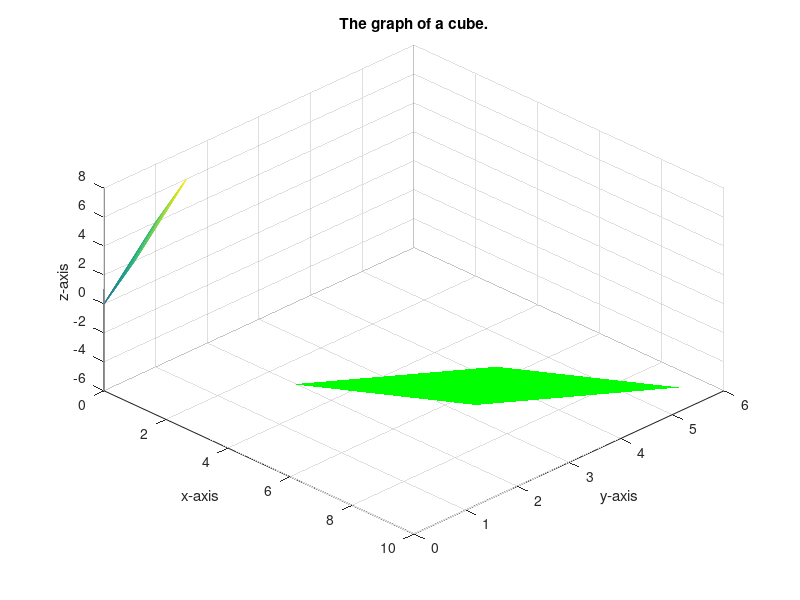

Here is the MATLAB script that generated this plot:
clear all;

% Parameters
light = [2,1,-3];
z_img = -5;
A = 4;

% Draw Cube
cube_x=linspace(0,1,40);
cube_y=linspace(0,1,40);
[cube_x,cube_y]=meshgrid(cube_x,cube_y);
cube_z = A*cube_x+ A*cube_y;
mesh(cube_x,cube_y,cube_z)
hold on
axis on
grid on
view([45,45])
xlabel('x-axis')
ylabel('y-axis')
zlabel('z-axis')
title('The graph of a cube.');

% Add Light
cube_x_max = max(max(cube_x));
cube_x_min = min(min(cube_x));
cube_y_max = max(max(cube_y));
cube_y_min = min(min(cube_y));
start_z1 = A * (cube_x_min + cube_y_min);
start_z2 = A * (cube_x_min + cube_y_max);
start_z3 = A * (cube_x_max + cube_y_min);
start_z4 = A * (cube_x_max + cube_y_max);
temp1 = (z_img - start_z1) / light(3);
temp2 = (z_img - start_z2) / light(3);
temp3 = (z_img - start_z3) / light(3);
temp4 = (z_img - start_z4) / light(3);
target1 = [cube_x_min, cube_y_min, start_z1] + temp1 * light;
target2 = [cube_x_min, cube_y_max, start_z2] + temp2 * light;
target3 = [cube_x_max, cube_y_min, start_z3] + temp3 * light;
target4 = [cube_x_max, cube_y_max, start_z4] + temp4 * light;


% Draw image
img_tri1 = [target1; target2; target4];
img_tri2 = [target1; target3; target4];
trisurf([1 2 3],img_tri1(:,1), img_tri1(:,2), img_tri1(:,3),'FaceColor','green','EdgeColor','none');
hold on
trisurf([1 2 3],img_tri2(:,1), img_tri2(:,2), img_tri2(:,3),'FaceColor','green','EdgeColor','none');